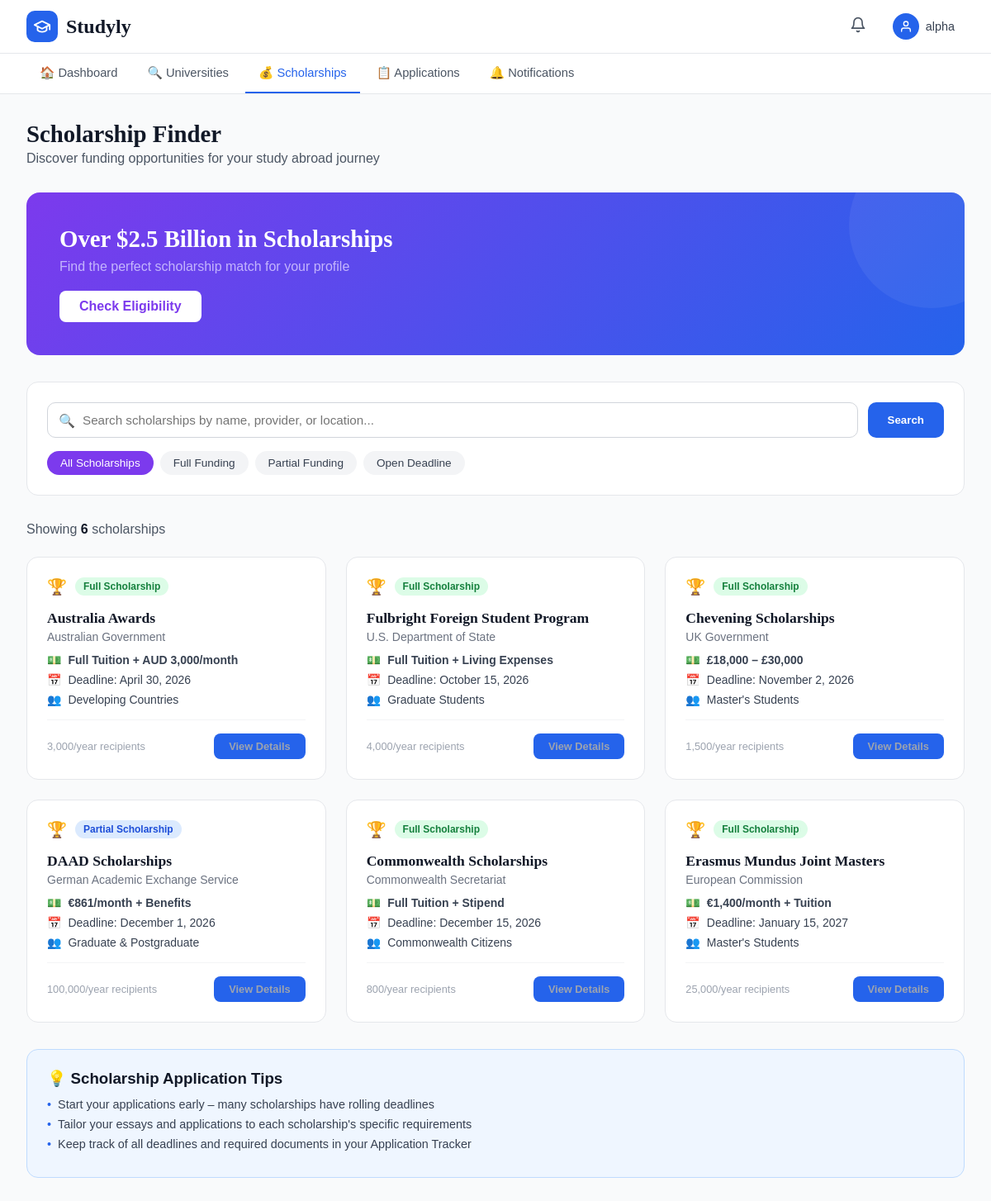
Screenshot of /scholarships/ (signed in) with the database file from the repository.
### users/models.py (models this page shows, shortened)
class User(AbstractUser):
    ROLE_CHOICES = [
        ('student', 'Student'),
        ('admin', 'Admin'),
        ('consultant', 'Educational Consultant'),
    ]
    role = models.CharField(max_length=20, choices=ROLE_CHOICES, default='student')

### scholarships/models.py (models this page shows, shortened)
class Scholarship(models.Model):
    CATEGORY_CHOICES = [
        ('merit', 'Merit-Based'),
        ('need', 'Need-Based'),
        ('sports', 'Sports'),
        ('research', 'Research'),
    ]
    FUNDING_TYPE_CHOICES = [
        ('full', 'Full Funding'),
        ('partial', 'Partial Funding'),
    ]
    title = models.CharField(max_length=255)
    description = models.TextField()
    provider = models.CharField(max_length=255, blank=True, null=True)
    university = models.ForeignKey(
        University,
        on_delete=models.SET_NULL,
        related_name='scholarships',
        null=True,
        blank=True
    )
    amount = models.DecimalField(
        max_digits=12, decimal_places=2,
        null=True, blank=True
    )
    amount_display = models.CharField(
        max_length=150, blank=True, null=True,
        help_text="e.g. Full Tuition + Living Expenses"
    )
    funding_type = models.CharField(
        max_length=10,
        choices=FUNDING_TYPE_CHOICES,
        default='full'
    )
    category = models.CharField(
        max_length=50,
        choices=CATEGORY_CHOICES,
        default='merit'
    )
    deadline = models.DateField()
    target_group = models.CharField(
        max_length=150, blank=True, null=True,
        help_text="e.g. Graduate Students"
    )
    recipients_per_year = models.CharField(
        max_length=50, blank=True, null=True,
        help_text="e.g. 4,000"
    )
    min_gpa_required = models.FloatField(null=True, blank=True)
    min_ielts_required = models.FloatField(null=True, blank=True)
    created_at = models.DateTimeField(auto_now_add=True)
    updated_at = models.DateTimeField(auto_now=True)
    class Meta:
        ordering = ['deadline']
    def is_full_funding(self):
        return self.funding_type == 'full'

### scholarships/views.py (the view)
# urls.py: path('',          views.scholarship_list,   name='list'),
@login_required
def scholarship_list(request):
    scholarships = Scholarship.objects.all()
    query = request.GET.get('q', '')
    if query:
        scholarships = scholarships.filter(
            Q(title__icontains=query) |
            Q(provider__icontains=query) |
            Q(description__icontains=query)
        )
    funding_filter = request.GET.get('funding', '')
    if funding_filter == 'full':
        scholarships = scholarships.filter(funding_type='full')
    elif funding_filter == 'partial':
        scholarships = scholarships.filter(funding_type='partial')
    elif funding_filter == 'open':
        scholarships = scholarships.filter(deadline__gte=timezone.now().date())
    total = scholarships.count()
    return render(request, 'scholarships/scholarships.html', {
        'scholarships': scholarships,
        'total': total,
        'query': query,
        'funding_filter': funding_filter,
    })

### templates/scholarships/scholarships.html (shortened to what this page needs)
{% extends "base.html" %}
{% block content %}
<nav class="top-nav">
  <div class="top-nav-inner">
    <a href="{% url 'dashboard:dashboard' %}" class="logo">
      <div class="logo-icon">
        <svg xmlns="http://www.w3.org/2000/svg" width="22" height="22" fill="none" stroke="white" stroke-width="2" stroke-linecap="round" stroke-linejoin="round" viewBox="0 0 24 24"><path d="M22 10v6M2 10l10-5 10 5-10 5z"/><path d="M6 12v5c3 3 9 3 12 0v-5"/></svg>
      </div>
      <span class="logo-text">Studyly</span>
    </a>
    <div class="nav-right">
      <a href="{% url 'notifications:list' %}" class="bell-btn">
        <svg xmlns="http://www.w3.org/2000/svg" width="20" height="20" fill="none" stroke="currentColor" stroke-width="2" stroke-linecap="round" stroke-linejoin="round" viewBox="0 0 24 24"><path d="M18 8A6 6 0 0 0 6 8c0 7-3 9-3 9h18s-3-2-3-9"/><path d="M13.73 21a2 2 0 0 1-3.46 0"/></svg>
      </a>
      <div class="user-btn">
        <div class="user-avatar">
          <svg xmlns="http://www.w3.org/2000/svg" width="16" height="16" fill="none" stroke="white" stroke-width="2" stroke-linecap="round" stroke-linejoin="round" viewBox="0 0 24 24"><path d="M20 21v-2a4 4 0 0 0-4-4H8a4 4 0 0 0-4 4v2"/><circle cx="12" cy="7" r="4"/></svg>
        </div>
        <span class="user-name">{{ request.user.get_full_name|default:request.user.username }}</span>
      </div>
    </div>
  </div>
</nav>
<div class="sec-nav">
  <div class="sec-nav-inner">
    <a href="{% url 'dashboard:dashboard' %}" class="nav-link">🏠 Dashboard</a>
    <a href="{% url 'universities:list' %}" class="nav-link">🔍 Universities</a>
    <a href="{% url 'scholarships:list' %}" class="nav-link active">💰 Scholarships</a>
    <a href="{% url 'applications:list' %}" class="nav-link">📋 Applications</a>
    <a href="{% url 'notifications:list' %}" class="nav-link">🔔 Notifications</a>
  </div>
</div>
<main>
  <h1 class="page-title">Scholarship Finder</h1>
  <p class="page-subtitle">Discover funding opportunities for your study abroad journey</p>
  <div class="hero-banner">
    <h2>Over $2.5 Billion in Scholarships</h2>
    <p>Find the perfect scholarship match for your profile</p>
    <a href="{% url 'eligibility:check' %}">Check Eligibility</a>
  </div>
  <div class="search-card">
    <form method="get" action="{% url 'scholarships:list' %}">
      <div class="search-row">
        <div class="search-input-wrap">
          <span class="search-icon">🔍</span>
          <input type="text" name="q" value="{{ query }}" placeholder="Search scholarships by name, provider, or location...">
        </div>
        <button type="submit" class="search-btn">Search</button>
      </div>
      <div class="pills">
        <a href="{% url 'scholarships:list' %}{% if query %}?q={{ query }}{% endif %}"
           class="pill {% if not funding_filter %}active{% endif %}">All Scholarships</a>
        <a href="?funding=full{% if query %}&q={{ query }}{% endif %}"
           class="pill {% if funding_filter == 'full' %}active{% endif %}">Full Funding</a>
        <a href="?funding=partial{% if query %}&q={{ query }}{% endif %}"
           class="pill {% if funding_filter == 'partial' %}active{% endif %}">Partial Funding</a>
        <a href="?funding=open{% if query %}&q={{ query }}{% endif %}"
           class="pill {% if funding_filter == 'open' %}active{% endif %}">Open Deadline</a>
      </div>
    </form>
  </div>
  <p class="results-count">Showing <strong>{{ total }}</strong> scholarship{{ total|pluralize }}</p>
  {% if scholarships %}
    <div class="schol-grid">
      {% for s in scholarships %}
        <a href="{% url 'scholarships:detail' s.pk %}" class="schol-card">
          <div class="schol-top">
            <span style="font-size:1.2rem;">🏆</span>
            {% if s.is_full_funding %}
              <span class="badge badge-full">Full Scholarship</span>
            {% else %}
              <span class="badge badge-partial">Partial Scholarship</span>
            {% endif %}
          </div>
          <div class="schol-name">{{ s.title }}</div>
          <div class="schol-provider">{{ s.provider }}</div>
          <div class="schol-details">
            {% if s.amount_display %}
              <div class="schol-detail">💵 <span class="amount">{{ s.amount_display }}</span></div>
            {% endif %}
            <div class="schol-detail">📅 <span>Deadline: {{ s.deadline|date:"F j, Y" }}</span></div>
            {% if s.target_group %}
              <div class="schol-detail">👥 <span>{{ s.target_group }}</span></div>
            {% endif %}
          </div>
          <div class="schol-footer">
            <span>{% if s.recipients_per_year %}{{ s.recipients_per_year }}/year recipients{% endif %}</span>
            <span class="check-btn">View Details</span>
          </div>
        </a>
      {% endfor %}
    </div>
  {% else %}
    <div class="empty-state">
      <h3>No scholarships found</h3>
      <p>Try a different search term or filter.</p>
    </div>
  {% endif %}
  <div class="tips-box">
    <h3>💡 Scholarship Application Tips</h3>
    <div class="tip-item"><span class="tip-dot">•</span><span>Start your applications early – many scholarships have rolling deadlines</span></div>
    <div class="tip-item"><span class="tip-dot">•</span><span>Tailor your essays and applications to each scholarship's specific requirements</span></div>
    <div class="tip-item"><span class="tip-dot">•</span><span>Keep track of all deadlines and required documents in your Application Tracker</span></div>
  </div>
</main>
{% endblock %}

### rows the page displays
User: user.get_full_name "alpha"
Scholarship: funding_type "Full Scholarship", title "Australia Awards", provider "Australian Government", amount_display "Full Tuition + AUD 3,000/month", deadline "April 30, 2026", target_group "Developing Countries", recipients_per_year "3,000"
Scholarship: funding_type "Full Scholarship", title "Fulbright Foreign Student Program", provider "U.S. Department of State", amount_display "Full Tuition + Living Expenses", deadline "October 15, 2026", target_group "Graduate Students", recipients_per_year "4,000"
Scholarship: funding_type "Full Scholarship", title "Chevening Scholarships", provider "UK Government", amount_display "£18,000 – £30,000", deadline "November 2, 2026", target_group "Master's Students", recipients_per_year "1,500"
Scholarship: funding_type "Partial Scholarship", title "DAAD Scholarships", provider "German Academic Exchange Service", amount_display "€861/month + Benefits", deadline "December 1, 2026", target_group "Graduate & Postgraduate", recipients_per_year "100,000"
Scholarship: funding_type "Full Scholarship", title "Commonwealth Scholarships", provider "Commonwealth Secretariat", amount_display "Full Tuition + Stipend", deadline "December 15, 2026", target_group "Commonwealth Citizens", recipients_per_year "800"
Scholarship: funding_type "Full Scholarship", title "Erasmus Mundus Joint Masters", provider "European Commission", amount_display "€1,400/month + Tuition", deadline "January 15, 2027", target_group "Master's Students", recipients_per_year "25,000"

### other values shown
{{ total }} "6"
